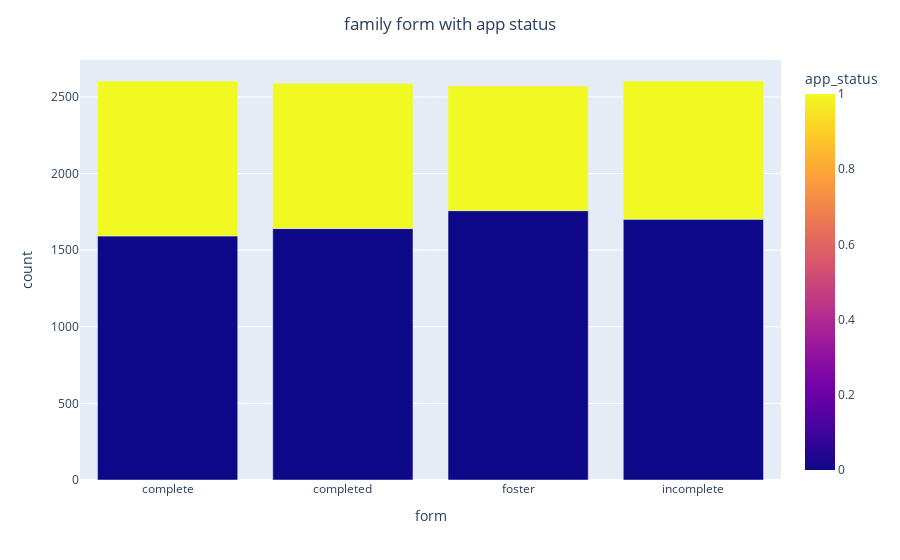

Write notebook code for a chart like this one.
### Markdown cell above
###   form of the family (complete, completed, incomplete, foster

### Code cell
df_form=train.groupby(by =['form','app_status'])['ID'].count().to_frame().reset_index().rename(columns={'form':'form','app_status':'app_status','ID':'count'})

fig = px.bar(df_form, x="form", y="count", color="app_status", barmode="group",
             
             )
fig.update_layout(title_text="family form with app status",title_x=0.5,
                  hoverlabel=dict(
                  bgcolor="white",
                  font_size=16,
                  font_family="Rockwell",
                                
     )
  )
fig.show()

### Figure 1 — Plotly figure (JSON) as saved in the notebook; plotly's stock layout.template omitted (floating-point values rounded to 4 significant figures)
{"data": [{"alignmentgroup": "True", "hovertemplate": "form=%{x}<br>count=%{y}<br>app_status=%{marker.color}<extra></extra>", "legendgroup": "", "marker": {"color": [0, 1, 0, 1, 0, 1, 0, 1], "coloraxis": "coloraxis"}, "name": "", "offsetgroup": "", "orientation": "v", "showlegend": false, "textposition": "auto", "type": "bar", "x": ["complete", "complete", "completed", "completed", "foster", "foster", "incomplete", "incomplete"], "xaxis": "x", "y": [1593, 1011, 1641, 948, 1758, 813, 1702, 902], "yaxis": "y"}], "layout": {"barmode": "group", "coloraxis": {"colorbar": {"title": {"text": "app_status"}}, "colorscale": [[0, "#0d0887"], [0.1111, "#46039f"], [0.2222, "#7201a8"], [0.3333, "#9c179e"], [0.4444, "#bd3786"], [0.5556, "#d8576b"], [0.6667, "#ed7953"], [0.7778, "#fb9f3a"], [0.8889, "#fdca26"], [1, "#f0f921"]]}, "hoverlabel": {"bgcolor": "white", "font": {"family": "Rockwell", "size": 16}}, "legend": {"tracegroupgap": 0}, "margin": {"t": 60}, "title": {"text": "family form with app status", "x": 0.5}, "xaxis": {"anchor": "y", "domain": [0, 1], "title": {"text": "form"}}, "yaxis": {"anchor": "x", "domain": [0, 1], "title": {"text": "count"}}}}
